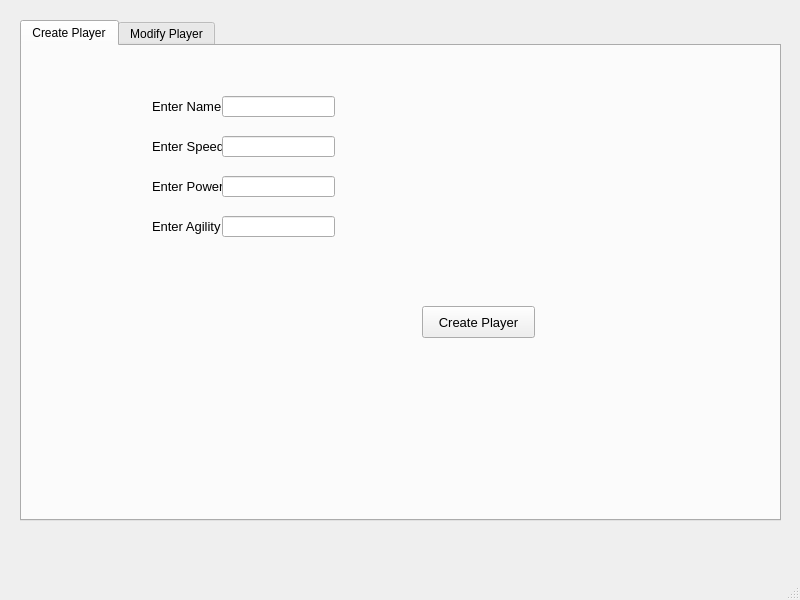
<?xml version="1.0" encoding="UTF-8"?>
<ui version="4.0">
 <class>MainWindow</class>
 <widget class="QMainWindow" name="MainWindow">
  <property name="geometry">
   <rect>
    <x>0</x>
    <y>0</y>
    <width>800</width>
    <height>600</height>
   </rect>
  </property>
  <property name="windowTitle">
   <string>MainWindow</string>
  </property>
  <widget class="QWidget" name="centralwidget">
   <widget class="QTabWidget" name="tbMortalCompact">
    <property name="geometry">
     <rect>
      <x>20</x>
      <y>20</y>
      <width>761</width>
      <height>501</height>
     </rect>
    </property>
    <property name="currentIndex">
     <number>0</number>
    </property>
    <widget class="QWidget" name="tbCreatePlayer">
     <attribute name="title">
      <string>Create Player</string>
     </attribute>
     <widget class="QLabel" name="lblName">
      <property name="geometry">
       <rect>
        <x>130</x>
        <y>50</y>
        <width>91</width>
        <height>21</height>
       </rect>
      </property>
      <property name="font">
       <font>
        <family>Arial</family>
        <pointsize>10</pointsize>
       </font>
      </property>
      <property name="text">
       <string>Enter Name</string>
      </property>
     </widget>
     <widget class="QLineEdit" name="txtName">
      <property name="geometry">
       <rect>
        <x>200</x>
        <y>50</y>
        <width>113</width>
        <height>21</height>
       </rect>
      </property>
      <property name="font">
       <font>
        <family>Arial</family>
        <pointsize>10</pointsize>
       </font>
      </property>
     </widget>
     <widget class="QLabel" name="lblSpeed">
      <property name="geometry">
       <rect>
        <x>130</x>
        <y>90</y>
        <width>91</width>
        <height>21</height>
       </rect>
      </property>
      <property name="font">
       <font>
        <family>Arial</family>
        <pointsize>10</pointsize>
       </font>
      </property>
      <property name="text">
       <string>Enter Speed</string>
      </property>
     </widget>
     <widget class="QLineEdit" name="txtSpeed">
      <property name="geometry">
       <rect>
        <x>200</x>
        <y>90</y>
        <width>113</width>
        <height>21</height>
       </rect>
      </property>
      <property name="font">
       <font>
        <family>Arial</family>
        <pointsize>10</pointsize>
       </font>
      </property>
     </widget>
     <widget class="QLabel" name="lblPower">
      <property name="geometry">
       <rect>
        <x>130</x>
        <y>130</y>
        <width>91</width>
        <height>21</height>
       </rect>
      </property>
      <property name="font">
       <font>
        <family>Arial</family>
        <pointsize>10</pointsize>
       </font>
      </property>
      <property name="text">
       <string>Enter Power</string>
      </property>
     </widget>
     <widget class="QLineEdit" name="txtPower">
      <property name="geometry">
       <rect>
        <x>200</x>
        <y>130</y>
        <width>113</width>
        <height>21</height>
       </rect>
      </property>
      <property name="font">
       <font>
        <family>Arial</family>
        <pointsize>10</pointsize>
       </font>
      </property>
     </widget>
     <widget class="QLabel" name="lblAgility">
      <property name="geometry">
       <rect>
        <x>130</x>
        <y>170</y>
        <width>91</width>
        <height>21</height>
       </rect>
      </property>
      <property name="font">
       <font>
        <family>Arial</family>
        <pointsize>10</pointsize>
       </font>
      </property>
      <property name="text">
       <string>Enter Agility</string>
      </property>
     </widget>
     <widget class="QLineEdit" name="txtAgility">
      <property name="geometry">
       <rect>
        <x>200</x>
        <y>170</y>
        <width>113</width>
        <height>21</height>
       </rect>
      </property>
      <property name="font">
       <font>
        <family>Arial</family>
        <pointsize>10</pointsize>
       </font>
      </property>
     </widget>
     <widget class="QPushButton" name="btnCreate">
      <property name="geometry">
       <rect>
        <x>400</x>
        <y>260</y>
        <width>113</width>
        <height>32</height>
       </rect>
      </property>
      <property name="font">
       <font>
        <family>Arial</family>
        <pointsize>10</pointsize>
       </font>
      </property>
      <property name="text">
       <string>Create Player</string>
      </property>
     </widget>
    </widget>
    <widget class="QWidget" name="tbModifyPlayer">
     <attribute name="title">
      <string>Modify Player</string>
     </attribute>
     <widget class="QLabel" name="lblExistingPlayers">
      <property name="geometry">
       <rect>
        <x>340</x>
        <y>40</y>
        <width>81</width>
        <height>21</height>
       </rect>
      </property>
      <property name="font">
       <font>
        <family>Arial</family>
        <pointsize>10</pointsize>
       </font>
      </property>
      <property name="text">
       <string>Existing Players</string>
      </property>
     </widget>
     <widget class="QListWidget" name="lstExistingPlayers">
      <property name="geometry">
       <rect>
        <x>250</x>
        <y>120</y>
        <width>256</width>
        <height>192</height>
       </rect>
      </property>
      <property name="font">
       <font>
        <family>Arial</family>
        <pointsize>10</pointsize>
       </font>
      </property>
     </widget>
     <widget class="QLabel" name="lblCurrentSpeed">
      <property name="geometry">
       <rect>
        <x>200</x>
        <y>340</y>
        <width>41</width>
        <height>16</height>
       </rect>
      </property>
      <property name="font">
       <font>
        <family>Arial</family>
        <pointsize>10</pointsize>
       </font>
      </property>
      <property name="text">
       <string>Speed</string>
      </property>
     </widget>
     <widget class="QLineEdit" name="txtCurrentSpeed">
      <property name="geometry">
       <rect>
        <x>160</x>
        <y>370</y>
        <width>113</width>
        <height>21</height>
       </rect>
      </property>
      <property name="font">
       <font>
        <family>Arial</family>
        <pointsize>10</pointsize>
       </font>
      </property>
     </widget>
     <widget class="QLabel" name="lblCurrentPower">
      <property name="geometry">
       <rect>
        <x>360</x>
        <y>340</y>
        <width>41</width>
        <height>16</height>
       </rect>
      </property>
      <property name="font">
       <font>
        <family>Arial</family>
        <pointsize>10</pointsize>
       </font>
      </property>
      <property name="text">
       <string>Power</string>
      </property>
     </widget>
     <widget class="QLineEdit" name="txtCurrentPower">
      <property name="geometry">
       <rect>
        <x>320</x>
        <y>370</y>
        <width>113</width>
        <height>21</height>
       </rect>
      </property>
      <property name="font">
       <font>
        <family>Arial</family>
        <pointsize>10</pointsize>
       </font>
      </property>
     </widget>
     <widget class="QLabel" name="lblCurrentAgility">
      <property name="geometry">
       <rect>
        <x>500</x>
        <y>340</y>
        <width>41</width>
        <height>16</height>
       </rect>
      </property>
      <property name="font">
       <font>
        <family>Arial</family>
        <pointsize>10</pointsize>
       </font>
      </property>
      <property name="text">
       <string>Agility</string>
      </property>
     </widget>
     <widget class="QLineEdit" name="txtCurrentAgility">
      <property name="geometry">
       <rect>
        <x>470</x>
        <y>370</y>
        <width>113</width>
        <height>21</height>
       </rect>
      </property>
      <property name="font">
       <font>
        <family>Arial</family>
        <pointsize>10</pointsize>
       </font>
      </property>
     </widget>
     <widget class="QPushButton" name="btnModify">
      <property name="geometry">
       <rect>
        <x>320</x>
        <y>410</y>
        <width>113</width>
        <height>32</height>
       </rect>
      </property>
      <property name="font">
       <font>
        <family>Arial</family>
        <pointsize>10</pointsize>
       </font>
      </property>
      <property name="text">
       <string>Modify Player</string>
      </property>
     </widget>
    </widget>
   </widget>
  </widget>
  <widget class="QMenuBar" name="menubar">
   <property name="geometry">
    <rect>
     <x>0</x>
     <y>0</y>
     <width>800</width>
     <height>33</height>
    </rect>
   </property>
  </widget>
  <widget class="QStatusBar" name="statusbar"/>
 </widget>
 <resources/>
 <connections/>
</ui>
